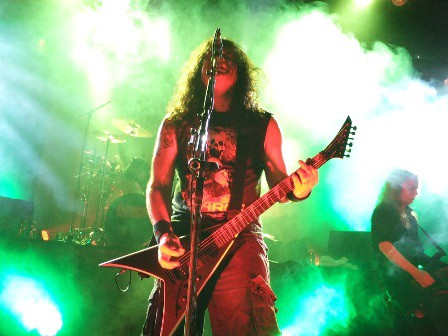
#> input picture Julien Simon Tuts/test.jpeg, 448 x 336 px
$ python splitImage.py
#> lines starting #> are read from the running program, lines starting #| are printed output that depends on the picture
import numpy as np
import cv2

def splitRGBImage(filename):
#> called with filename = 'test.jpeg'
        img = cv2.imread(filename)
#> img is the input picture: shape (336, 448, 3); mean B, G, R 132.3, 170.2, 134.6
        red = np.copy(img)
        red[:,:,0].fill(0)
        red[:,:,1].fill(0)
        red = cv2.resize(red, (224, 224,))
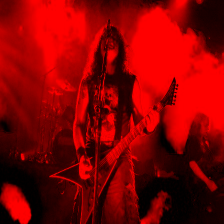
#> red: shape (224, 224, 3); mean B, G, R 0, 0, 134.6
        cv2.imwrite("red_"+filename, red)
        green = np.copy(img)
        green[:,:,0].fill(0)
        green[:,:,2].fill(0)
        green = cv2.resize(green, (224, 224,))
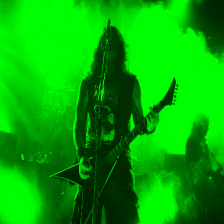
#> green: shape (224, 224, 3); mean B, G, R 0, 170.2, 0
        cv2.imwrite("green_"+filename, green)
        blue = np.copy(img)
        blue[:,:,1].fill(0)
        blue[:,:,2].fill(0)
        blue = cv2.resize(blue, (224, 224,))
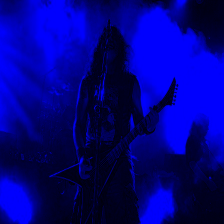
#> blue: shape (224, 224, 3); mean B, G, R 132.3, 0, 0
        cv2.imwrite("blue_"+filename, blue)

splitRGBImage("test.jpeg")

$ run again, with Julien Simon Tuts/aviral.jpg copied over Julien Simon Tuts/test.jpeg
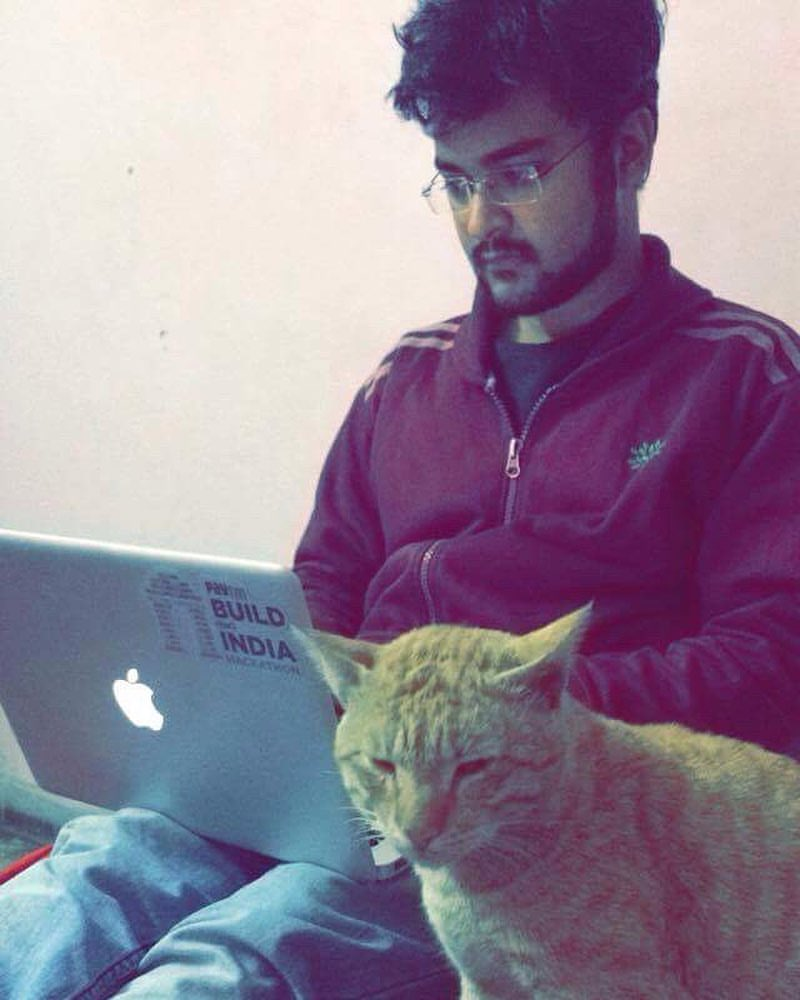
#> input picture Julien Simon Tuts/aviral.jpg, 800 x 1000 px
#> in splitRGBImage, img is the input picture: shape (1000, 800, 3); mean B, G, R 150.1, 131.1, 146.7
#> in splitRGBImage, `green = cv2.resize(green, (224, 224,))`:
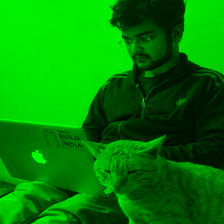
#> green: shape (224, 224, 3); mean B, G, R 0, 131, 0
#> in splitRGBImage, `blue = cv2.resize(blue, (224, 224,))`:
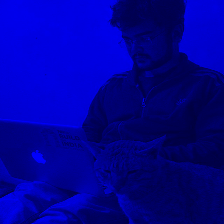
#> blue: shape (224, 224, 3); mean B, G, R 150.1, 0, 0
